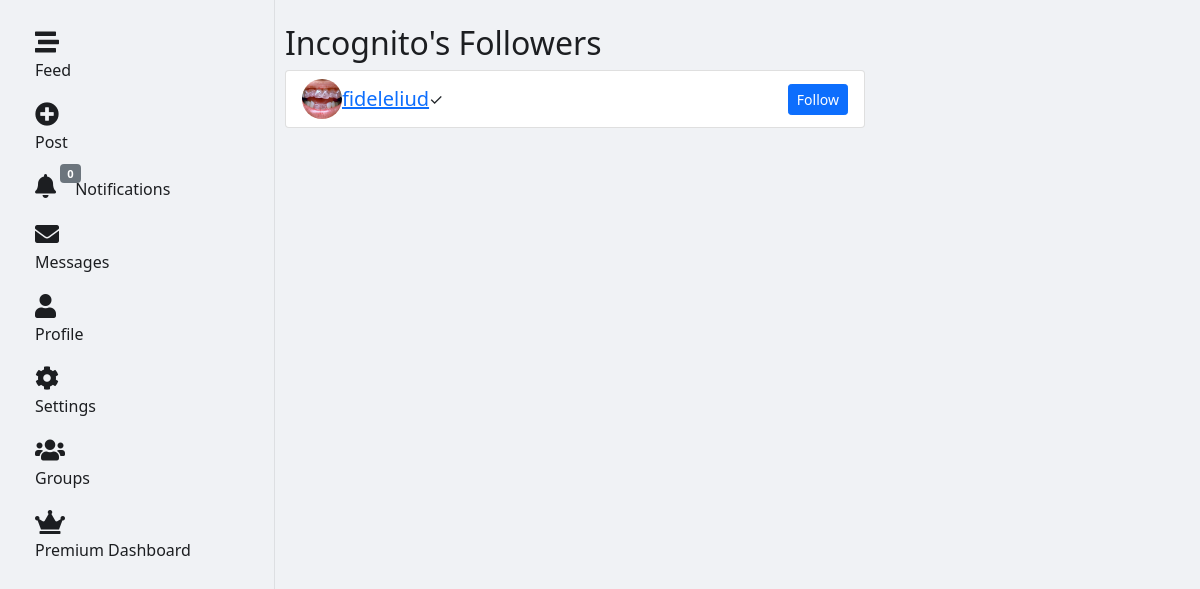
Page /users/profile/Incognito/followers/ (signed in) on the committed database.
### users/models.py (models this page shows, shortened)
class User(AbstractUser):
    nickname = models.CharField(max_length=50, blank=True)
    course = models.CharField(max_length=100, blank=True)  # Make this optional
    year = models.IntegerField(null=True, blank=True)  # Make this optional
    profile_picture = models.ImageField(upload_to="profile_pics/", blank=True)
    bio = models.TextField(blank=True)
    followers = models.ManyToManyField(
        "self", symmetrical=False, related_name="following"
    )
    is_verified = models.BooleanField(default=False)
    is_premium = models.BooleanField(default=False)
    premium_expiry = models.DateTimeField(null=True, blank=True)
    privacy_dms = models.BooleanField(default=False)
    privacy_posts = models.BooleanField(default=False)
    THEME_CHOICES = [
        ("light", "Light"),
        ("dark", "Dark"),
        ("system", "System"),
    ]
    theme_preference = models.CharField(
        max_length=10, choices=THEME_CHOICES, default="system"
    )

### users/views.py (the view)
@login_required
def user_followers(request, username):
    user = get_object_or_404(User, username=username)
    followers = user.followers.all()
    return render(
        request,
        "users/user_followers.html",
        {
            "user": user,
            "followers": followers,
        },
    )

### notifications/context_processors.py (called while the page is built)
def notification_count(request):
    if request.user.is_authenticated:
        count = request.user.notifications.filter(is_read=False).count()
        return {"unread_notification_count": count}
    return {"unread_notification_count": 0}

### users/context_processors.py (called while the page is built)
def premium_status(request):
    if request.user.is_authenticated:
        is_premium = (
            request.user.is_premium
            and request.user.premium_expiry is not None
            and request.user.premium_expiry > timezone.now()
        )
        days_left = (
            (request.user.premium_expiry - timezone.now()).days if is_premium else 0
        )
        return {"is_premium": is_premium, "premium_days_left": days_left}
    return {"is_premium": False, "premium_days_left": 0}

### users/templates/users/user_followers.html (shortened to what this page needs)
{% extends 'base.html' %}
{% block content %}
<div class="container mt-4">
    <h2>{{ user.username }}'s Followers</h2>
    <div class="list-group">
        {% for follower in followers %}
            <div class="list-group-item d-flex justify-content-between align-items-center">
                <div class="d-flex align-items-center">
                    {% if follower.profile_picture %}
                    <img src="{{ follower.profile_picture.url }}" alt="{{ follower.username }}"
                        class="rounded-circle mr-3" style="width: 40px; height: 40px; object-fit: cover;">
                    {% else %}
                    <img src="https://via.placeholder.com/40" alt="{{ follower.username }}"
                        class="rounded-circle mr-3">
                    {% endif %}
                    <h5 class="mb-0 ml-2">
                        <a href="{% url 'profile' username=follower.username %}">{{ follower.username }}</a>
                    </h5>
                    {% if follower.is_verified %}
                    <span class="verified-badge ml-1">✓</span>
                    {% endif %}
                </div>
                {% if request.user != follower %}
                    {% if follower in request.user.following.all %}
                        <form action="{% url 'unfollow_user' user_id=follower.id %}" method="post">
                            {% csrf_token %}
                            <button type="submit" class="btn btn-secondary btn-sm">Unfollow</button>
                        </form>
                    {% else %}
                        <form action="{% url 'follow_user' user_id=follower.id %}" method="post">
                            <button type="submit" class="btn btn-primary btn-sm">Follow</button>
                        </form>
                    {% endif %}
                {% endif %}
            </div>
        {% empty %}
            <div class="list-group-item">No followers</div>
        {% endfor %}
    </div>
</div>
{% endblock %}

### templates/base.html (style rules this page uses)
body { padding-bottom: 60px; }
:root { --bg-color: #f0f2f5; --text-color: #1c1e21; --navbar-bg: #ffffff; --navbar-color: #1c1e21; --card-bg: #ffffff; --card-border: #dddfe2; --input-bg: #f0f2f5; --input-color: #1c1e21; --input-border: #ccd0d5; --btn-close-filter: none; }
body { background-color: var(--bg-color); color: var(--text-color); }
.container { position: relative; z-index: 1; }
@media (min-width: 576px) { .container { padding-left: 10px; padding-right: 10px; } }

### rows in the picture
User: username "Incognito"
User: profile_picture (picture), username "fideleliud", shows "Follow"

### other values in the picture
{{ unread_notification_count }} "0"
